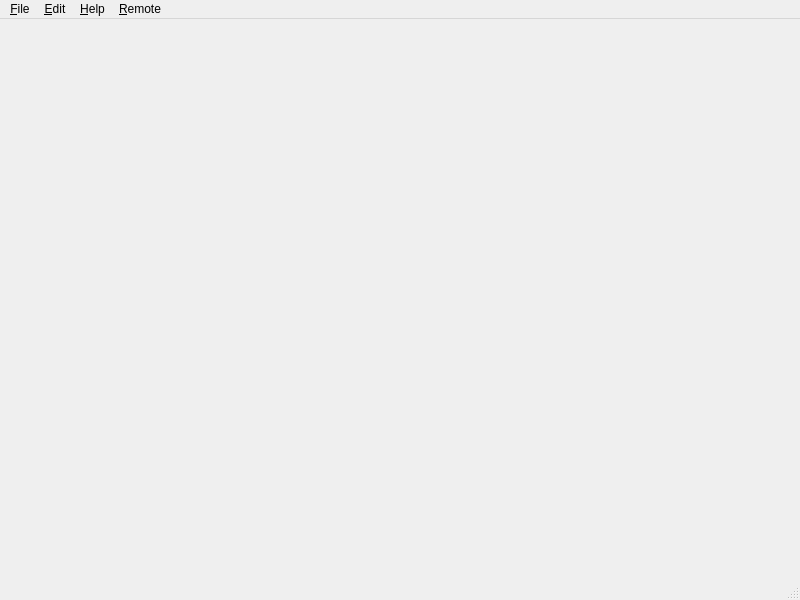
<?xml version="1.0" encoding="UTF-8"?>
<ui version="4.0">
 <class>MainWindow</class>
 <widget class="QMainWindow" name="MainWindow">
  <property name="geometry">
   <rect>
    <x>0</x>
    <y>0</y>
    <width>800</width>
    <height>600</height>
   </rect>
  </property>
  <property name="windowTitle">
   <string>Gmusc Player</string>
  </property>
  <widget class="QWidget" name="centralwidget">
   <layout class="QGridLayout" name="gridLayout">
    <property name="leftMargin">
     <number>0</number>
    </property>
    <property name="topMargin">
     <number>0</number>
    </property>
    <property name="rightMargin">
     <number>0</number>
    </property>
    <property name="bottomMargin">
     <number>0</number>
    </property>
    <item row="0" column="0">
     <widget class="QStackedWidget" name="stackedWidget">
      <widget class="LoginWidget" name="loginPage"/>
      <widget class="LibraryWidget" name="libraryPage"/>
      <widget class="SyncWidget" name="syncPage"/>
     </widget>
    </item>
   </layout>
  </widget>
  <widget class="QMenuBar" name="menubar">
   <property name="geometry">
    <rect>
     <x>0</x>
     <y>0</y>
     <width>800</width>
     <height>22</height>
    </rect>
   </property>
   <widget class="QMenu" name="menuFile">
    <property name="title">
     <string>&amp;File</string>
    </property>
   </widget>
   <widget class="QMenu" name="menuEdit">
    <property name="title">
     <string>&amp;Edit</string>
    </property>
   </widget>
   <widget class="QMenu" name="menuHelp">
    <property name="title">
     <string>&amp;Help</string>
    </property>
   </widget>
   <widget class="QMenu" name="menuRemote">
    <property name="title">
     <string>&amp;Remote</string>
    </property>
    <addaction name="actionSynchronize"/>
   </widget>
   <addaction name="menuFile"/>
   <addaction name="menuEdit"/>
   <addaction name="menuHelp"/>
   <addaction name="menuRemote"/>
  </widget>
  <widget class="QStatusBar" name="statusbar"/>
  <action name="actionSynchronize">
   <property name="enabled">
    <bool>false</bool>
   </property>
   <property name="text">
    <string>&amp;Synchronize</string>
   </property>
   <property name="toolTip">
    <string>Synchronize with remote server</string>
   </property>
   <property name="shortcut">
    <string>Ctrl+R</string>
   </property>
  </action>
 </widget>
 <customwidgets>
  <customwidget>
   <class>LoginWidget</class>
   <extends>QWidget</extends>
   <header>loginwidget.h</header>
   <container>1</container>
  </customwidget>
  <customwidget>
   <class>LibraryWidget</class>
   <extends>QWidget</extends>
   <header>librarywidget.h</header>
   <container>1</container>
  </customwidget>
  <customwidget>
   <class>SyncWidget</class>
   <extends>QWidget</extends>
   <header>syncwidget.h</header>
   <container>1</container>
  </customwidget>
 </customwidgets>
 <resources/>
 <connections/>
</ui>
